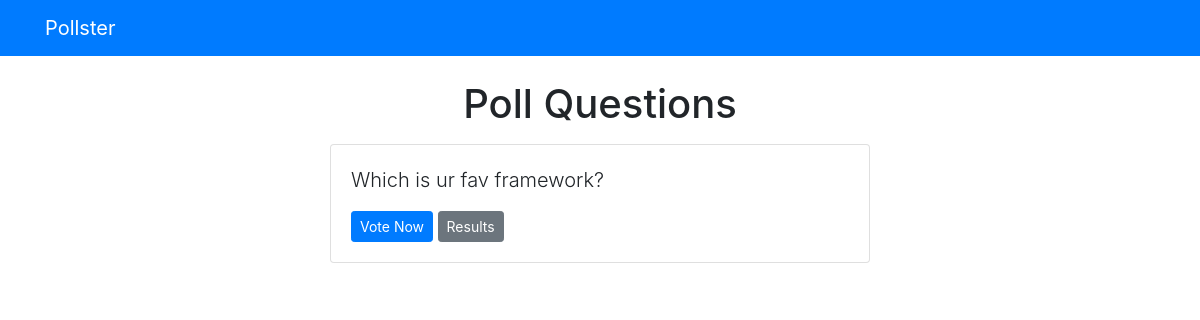
Before: /polls/ with the older database file.
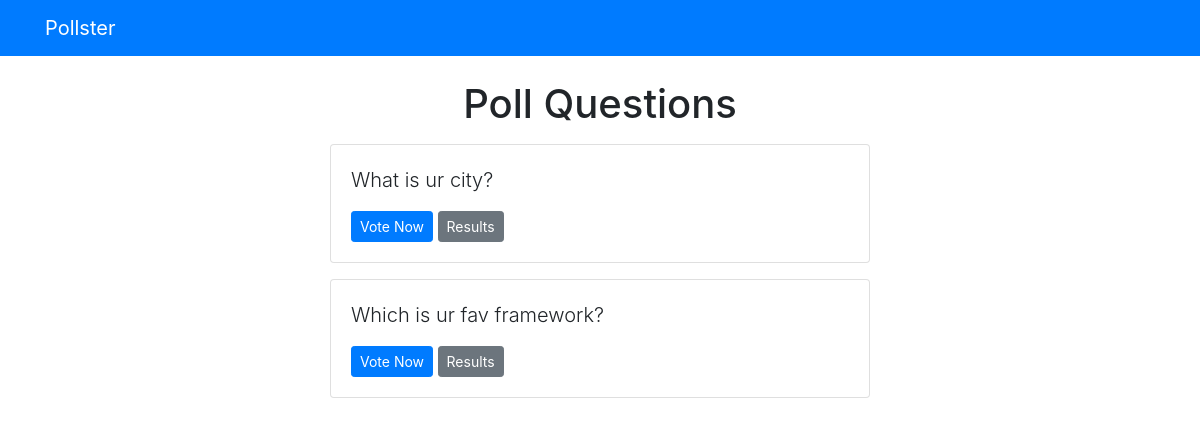
After: the same page with the newer database file.
### polls/models.py (models this page shows, shortened)
class Question(models.Model):
    question_text = models.CharField(max_length=200)
    pub_date = models.DateTimeField('date published')

### polls/views.py (the view)
# urls.py: path('', views.index, name='index'),
def index(request):
    latest_question_list = Question.objects.order_by('-pub_date')[:5]
    context = {'latest_question_list': latest_question_list}
    return render(request, 'polls/index.html', context)

### templates/polls/index.html
{% extends 'base.html' %}
{% block content %}
  <h1 class="text-center mb-3">Poll Questions</h1>
  {% if latest_question_list %}
    {% for question in latest_question_list %}
      <div class="card mb-3">
        <div class="card-body">
          <p class="lead">{{ question.question_text }}</p>
          <a href="{% url 'polls:detail' question.id %}" class="btn btn-primary btn-sm">Vote Now</a>
          <a href="{% url 'polls:results' question.id %}" class="btn btn-secondary btn-sm">Results</a>
        </div>
      </div>
    {% endfor %}
  {% else %}
    <p>No polls available</p>
  {% endif %}
{% endblock %}

Changed rows visible on the page:
added Question: question_text "What is ur city?"
